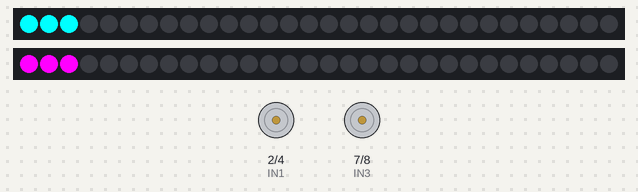
The sketch below on a simulated Arduino Uno, built with avr-gcc and run on an emulated ATmega328P. Parts: 2 × 30 RGB LEDs in strip order, left to right, motor-driver pin pairs drawn as motors (green arrow = first pin HIGH = forward, orange = second pin HIGH = backward, longer = more drive, scaled by the enable pin).

Above: at 1.66 s.
At 2.13 s:
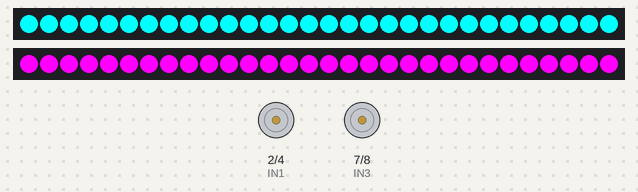
Timing chart, 0 to 3.6 s (numbered marks = the images above):
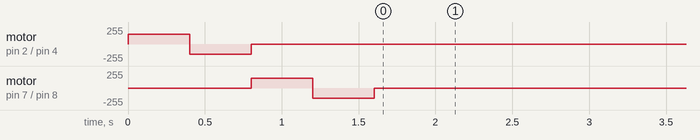

The sketch:

interactive_fan.ino
```cpp
#include <FastLED.h>

// ---- 接腳（對應設計文件） ----
#define ENA 3
#define IN1 2
#define IN2 4
#define ENB 5
#define IN3 7
#define IN4 8
#define LED_A_PIN 6
#define LED_B_PIN 9
#define NUM_LEDS 30            // 依實際燈帶顆數調整

CRGB ledsA[NUM_LEDS];
CRGB ledsB[NUM_LEDS];

void setup() {
  Serial.begin(115200);
  pinMode(ENA, OUTPUT); pinMode(IN1, OUTPUT); pinMode(IN2, OUTPUT);
  pinMode(ENB, OUTPUT); pinMode(IN3, OUTPUT); pinMode(IN4, OUTPUT);
  FastLED.addLeds<WS2812B, LED_A_PIN, GRB>(ledsA, NUM_LEDS);
  FastLED.addLeds<WS2812B, LED_B_PIN, GRB>(ledsB, NUM_LEDS);
  selfTest();
}

// 開機自檢：兩馬達各正反轉一下 + 兩燈帶跑一次能量條，確認接線。
void selfTest() {
  driveMotor(IN1, IN2, ENA, 'F', 150); delay(400);
  driveMotor(IN1, IN2, ENA, 'R', 150); delay(400);
  driveMotor(IN1, IN2, ENA, 'S', 0);
  driveMotor(IN3, IN4, ENB, 'F', 150); delay(400);
  driveMotor(IN3, IN4, ENB, 'R', 150); delay(400);
  driveMotor(IN3, IN4, ENB, 'S', 0);
  for (int e = 0; e <= 100; e += 10) { setLeds(ledsA, e, CRGB::Cyan); setLeds(ledsB, e, CRGB::Magenta); FastLED.show(); delay(50); }
  setLeds(ledsA, 0, CRGB::Cyan); setLeds(ledsB, 0, CRGB::Magenta); FastLED.show();
}

void driveMotor(int inA, int inB, int en, char dir, int pwm) {
  digitalWrite(inA, dir == 'F' ? HIGH : LOW);
  digitalWrite(inB, dir == 'R' ? HIGH : LOW);
  analogWrite(en, dir == 'S' ? 0 : pwm);
}

void setLeds(CRGB* leds, int energy, CRGB color) {
  int n = (energy * NUM_LEDS) / 100;
  for (int i = 0; i < NUM_LEDS; i++) leds[i] = (i < n) ? color : CRGB::Black;
}

// 解析一個頻道 token，如 "A,F,180,45"
void applyToken(char* tok) {
  char id = tok[0];
  char* p = strtok(tok + 2, ",");   // dir
  char dir = p ? p[0] : 'S';
  int pwm = atoi(strtok(NULL, ",")); // pwm
  int energy = atoi(strtok(NULL, ",")); // energy
  if (id == 'A') { driveMotor(IN1, IN2, ENA, dir, pwm); setLeds(ledsA, energy, CRGB::Cyan); }
  else if (id == 'B') { driveMotor(IN3, IN4, ENB, dir, pwm); setLeds(ledsB, energy, CRGB::Magenta); }
}

void loop() {
  static char buf[64];
  static byte len = 0;
  while (Serial.available()) {
    char c = Serial.read();
    if (c == '\n') {
      buf[len] = 0; len = 0;
      char* tok = strtok(buf, ";");
      while (tok) { applyToken(tok); tok = strtok(NULL, ";"); }
      FastLED.show();
    } else if (len < sizeof(buf) - 1) {
      buf[len++] = c;
    }
  }
}
```
